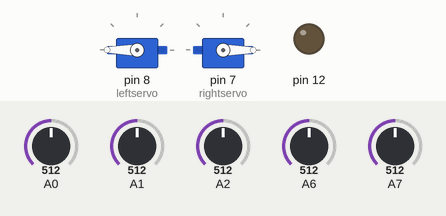
Recording of a sketch running on a simulated Arduino Nano, built with avr-gcc and run on an emulated ATmega328P. Shown: 2 × servo, output pins drawn as LEDs (lit = HIGH). Inputs (shaded band) come from the test bench; at power-on: A2 = 512, A1 = 512, A0 = 512, A6 = 512, A7 = 512.

Above: at 4.7 s.
4.8 s: A2 set to 492
At 6.0 s:
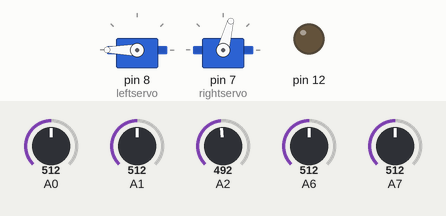
6.3 s: A1 set to 484
At 7.0 s:
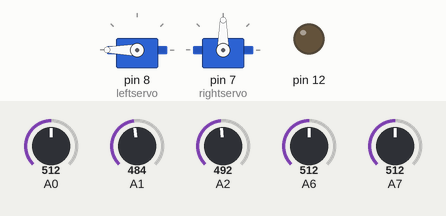
7.8 s: A0 set to 489
At 9.0 s:
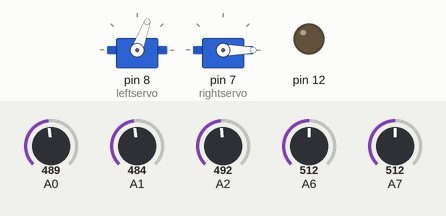
9.3 s: A6 set to 490
At 10.2 s:
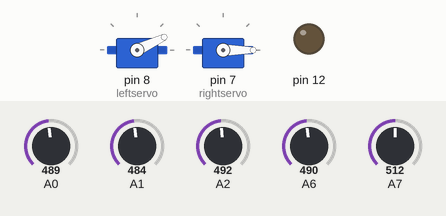
10.8 s: A7 set to 490
At 11.1 s:
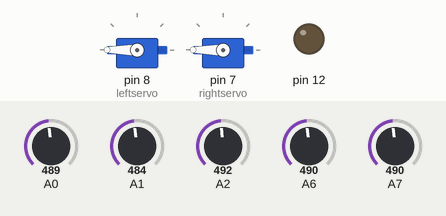
12.3 s: A7 set to 510
At 12.9 s:
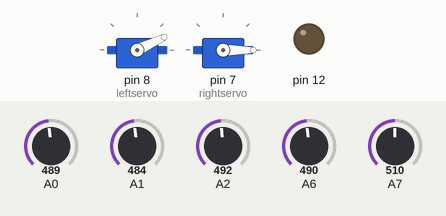
Timing chart, 0 to 14.8 s (numbered marks = the images above; inputs shaded):
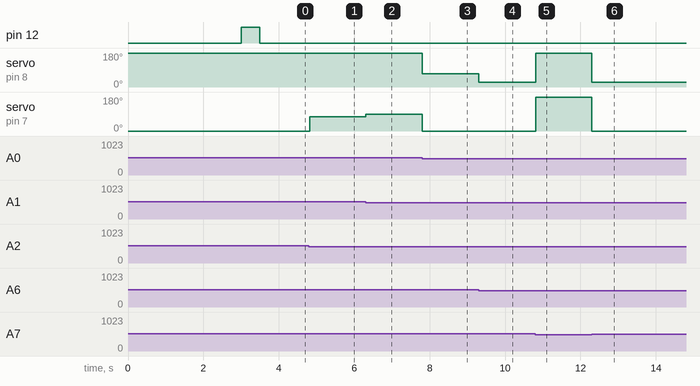

The sketch:

dull.ino
```cpp
#include <Servo.h>
Servo leftservo;
Servo rightservo;
int ms;
int ls;
int rs;
int lms;
int rms;

void setup() {
  // put your setup code here, to run once:
pinMode(12,OUTPUT);
delay(3000);
  analogWrite(12,255);
  delay(500);
  analogWrite(12,0);
}

void loop() {
  // put your main code here, to run repeatedly:
ms = analogRead(A2);
rms = analogRead(A0);
rs = analogRead(A1);
ls = analogRead(A6);
lms = analogRead(A7);

if(ms>500){
  leftservo.attach(8);
  rightservo.attach(7);
  leftservo.write(180);
  rightservo.write(0);
}else if(rs>500){
  leftservo.attach(8);
  rightservo.attach(7);
  leftservo.write(180);
  rightservo.write(75);
}else if(rms>500){
  leftservo.attach(8);
  rightservo.attach(7);
  leftservo.write(180);
  rightservo.write(90);
}else if(ls>500){
  leftservo.attach(8);
  rightservo.attach(7);
  leftservo.write(70);
  rightservo.write(0);
}else if(lms>500){
  leftservo.attach(8);
  rightservo.attach(7);
  leftservo.write(25);
  rightservo.write(0);
}else{
  leftservo.write(180);
  rightservo.write(180);

}

 // leftservo.detach();
 // rightservo.detach();
delay(10);

}
```

Measured:
- the behaviour switches between 501 and 500 on A2 (found by bisection; images 0 and 1)
- the behaviour switches between 501 and 500 on A1 (found by bisection; images 1 and 2)
- the behaviour switches between 501 and 500 on A0 (found by bisection; images 2 and 3)
- after the input at 4.8 s, servo on pin 7 (rightservo): 0° → 75° at once
- after the input at 6.3 s, servo on pin 7 (rightservo): 75° → 90° at once
- after the input at 7.8 s, servo on pin 8 (leftservo): 180° → 70° at once; servo on pin 7 (rightservo): 90° → 0° at once
- after the input at 9.3 s, servo on pin 8 (leftservo): 70° → 25° at once
- after the input at 10.8 s, servo on pin 8 (leftservo): 25° → 180° at once; servo on pin 7 (rightservo): 0° → 180° at once
- after the input at 12.3 s, servo on pin 8 (leftservo): 180° → 25° at once; servo on pin 7 (rightservo): 180° → 0° at once
